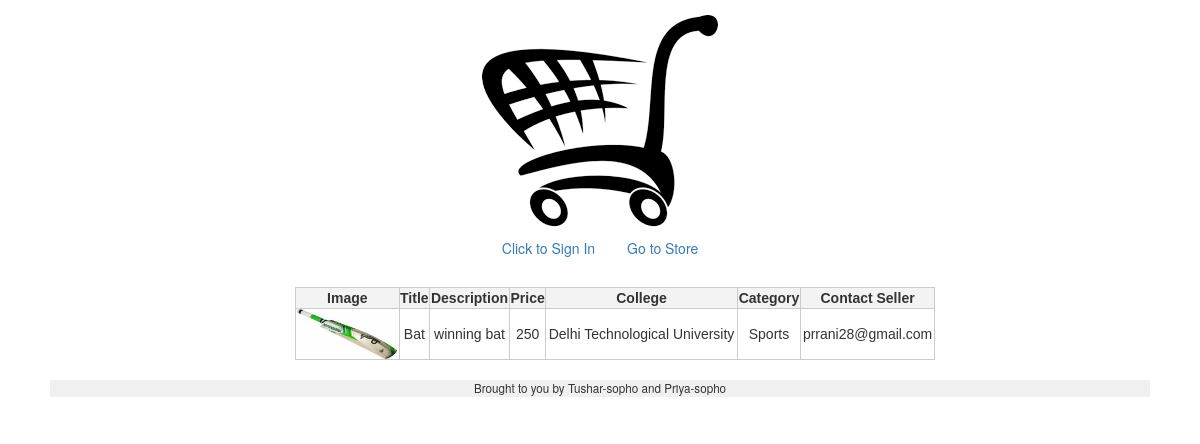
Page /seller.php?id=29 on the committed database.
### tables this page shows
CREATE TABLE IF NOT EXISTS `Item` (
  `I_id` int(11) NOT NULL AUTO_INCREMENT,
  `Title` varchar(50) NOT NULL,
  `Description` varchar(200) NOT NULL,
  `Uid` int(11) NOT NULL,
  `Ca_id` int(11) NOT NULL,
  `Contact` varchar(150) NOT NULL,
  `Price` mediumint(9) NOT NULL COMMENT 'If price =0 => for donation',
  `Image` varchar(100) NOT NULL,
  PRIMARY KEY (`I_id`)
);

CREATE TABLE IF NOT EXISTS `College` (
  `Cid` varchar(10) NOT NULL,
  `Name` varchar(50) NOT NULL,
  PRIMARY KEY (`Cid`)
);

CREATE TABLE IF NOT EXISTS `Category` (
  `Ca_id` int(11) NOT NULL AUTO_INCREMENT,
  `Cname` varchar(20) NOT NULL,
  PRIMARY KEY (`Ca_id`),
  UNIQUE KEY `Cname` (`Cname`)
);

### views/seller.php (the view, shortened to what this page needs)
   <div class="container">
    <table style="margin-left:auto; margin-right:auto; color: #333; font-family: Helvetica, Arial, sans-serif; width: 640px; border-collapse:collapse; border-spacing: 0;" >
            <tr>
                <th style="border: 1px solid #CCC; background: #F3F3F3; font-weight: bold; text-align:center;">Image</th>
                <th style="border: 1px solid #CCC; background: #F3F3F3; font-weight: bold; text-align:center;">Title</th>
                <th style="border: 1px solid #CCC; background: #F3F3F3; font-weight: bold; text-align:center;">Description</th>
                <th style="border: 1px solid #CCC; background: #F3F3F3; font-weight: bold; text-align:center;">Price</th>
                <th style="border: 1px solid #CCC; background: #F3F3F3; font-weight: bold; text-align:center;">College</th>
                <th style="border: 1px solid #CCC; background: #F3F3F3; font-weight: bold; text-align:center;">Category</th>
                <th style="border: 1px solid #CCC; background: #F3F3F3; font-weight: bold; text-align:center;">Contact Seller</th>
            </tr>
            <?php while ($r = mysql_fetch_assoc($rows)): ?>
              <?php
                  $uid = $r["Uid"];
                  $ca_id = $r["Ca_id"];
                  $query1="Select Name FROM College where Cid = ( SELECT Cid from Account where UID = '$uid')";
                  $query2= "Select Cname FROM Category where Ca_id = $ca_id";
                  ?>
                   <tr>
                    <td style="border: 1px solid #CCC;"><?= "<img src=\"".$r["Image"]."\" width=100px height=50px >" ?> </td>
                    <td style="border: 1px solid #CCC;"><?= $r["Title"] ?></td>
                    <td style="border: 1px solid #CCC;"><?= $r["Description"] ?></td>
                    <td style="border: 1px solid #CCC;"><?= $r["Price"] ?></td>
                    <td style="border: 1px solid #CCC;"><?php $name = mysql_query($query1);
                      $clg= mysql_fetch_assoc($name);
                      echo $clg["Name"];
                      ?></td>
                    <td style="border: 1px solid #CCC;"><?php $name = mysql_query($query2);
                      $ctg= mysql_fetch_assoc($name);
                      echo $ctg["Cname"];
                      ?></td>
                    <td style="border: 1px solid #CCC;"><?= $r["Contact"] ?></td>
                </tr>
            <?php endwhile ?>
    </table>
</div>

### html/css/styles.css (style rules this page uses)
.container { margin-left: auto; margin-right: auto; text-align: center; }

### rows in the picture
item: Image (picture), Title "Bat", Description "winning bat", Price "250", college.Name "Delhi Technological University", Ca.Cname "Sports", Contact "prrani28@gmail.com"
